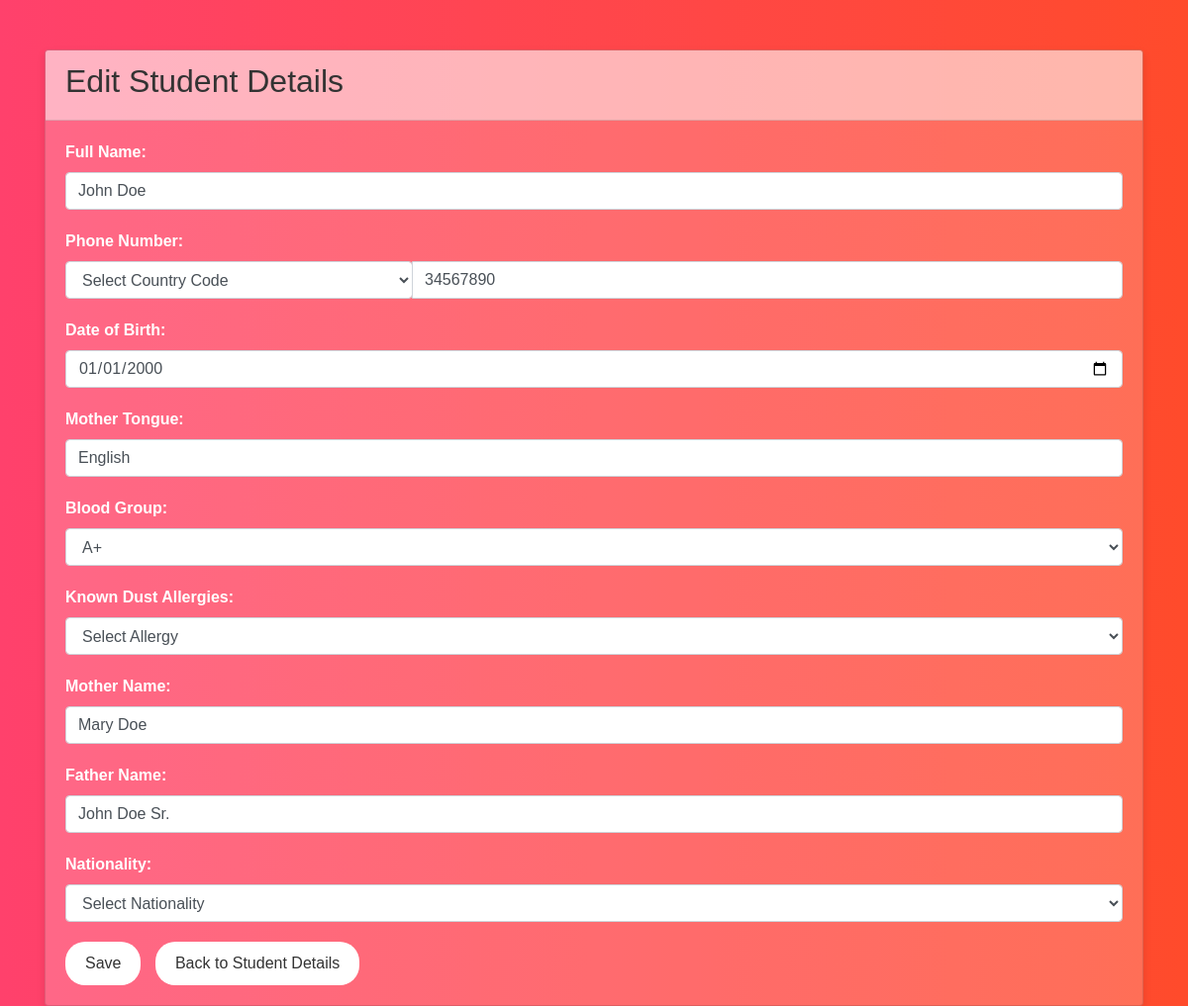
/edit_student.php?id=1 (signed in), run on the app's committed database.
### tables this page shows
CREATE TABLE `StudentRecords` (
  `student_id` int(11) NOT NULL,
  `full_name` varchar(100) NOT NULL,
  `phone_number` varchar(15) DEFAULT NULL,
  `dob` date DEFAULT NULL,
  `mother_tongue` varchar(50) DEFAULT NULL,
  `blood_group` varchar(5) DEFAULT NULL,
  `known_dust_allergies` varchar(100) DEFAULT NULL,
  `mother_name` varchar(100) DEFAULT NULL,
  `father_name` varchar(100) DEFAULT NULL,
  `nationality` varchar(50) DEFAULT NULL
);

### edit_student.php (the view, shortened to what this page needs)
<!DOCTYPE html>
<html lang="en">
<head>
    <link href="https://stackpath.bootstrapcdn.com/bootstrap/4.5.2/css/bootstrap.min.css" rel="stylesheet">
</head>
<body>
    <div class="container">
        <?php
        include 'db_connect.php';
        if (isset($_GET['id'])) {
            $student_id = $_GET['id'];
            $sql_student_details = "SELECT * FROM StudentRecords WHERE student_id = $student_id";
            $result_student_details = $connection->query($sql_student_details);
            if ($result_student_details->num_rows > 0) {
                $student_details = $result_student_details->fetch_assoc();
        ?>
        <div class="card">
            <div class="card-header">
                <h2>Edit Student Details</h2>
            </div>
            <div class="card-body">
                <form action="<?php echo htmlspecialchars($_SERVER["PHP_SELF"]); ?>" method="POST">
                    <div class="form-group">
                        <label for="full_name">Full Name:</label>
                        <input type="text" class="form-control" id="full_name" name="full_name" value="<?php echo $student_details['full_name']; ?>" required>
                    </div>
                    <div class="form-group">
                        <label for="phone_number">Phone Number:</label>
                        <div class="input-group">
                            <div class="input-group-prepend">
                                <select class="form-control" id="country_code" name="country_code" required>
                                    <option value="">Select Country Code</option>
                                </select>
                            </div>
                            <input type="tel" class="form-control" id="phone_number" name="phone_number" pattern="[0-9]{10}" placeholder="Enter Phone Number" value="<?php echo substr($student_details['phone_number'], 2); ?>" required>
                        </div>
                    </div>
                    <div class="form-group">
                        <label for="dob">Date of Birth:</label>
                        <input type="date" class="form-control" id="dob" name="dob" value="<?php echo $student_details['dob']; ?>" required>
                    </div>
                    <div class="form-group">
                        <label for="mother_tongue">Mother Tongue:</label>
                        <input type="text" class="form-control" id="mother_tongue" name="mother_tongue" value="<?php echo $student_details['mother_tongue']; ?>" required>
                    </div>
                    <div class="form-group">
                        <label for="blood_group">Blood Group:</label>
                        <select class="form-control" id="blood_group" name="blood_group" required>
                            <option value="A+" <?php if($student_details['blood_group'] == "A+") echo "selected"; ?>>A+</option>
                        </select>
                    </div>
                    <div class="form-group">
                        <label for="known_dust_allergies">Known Dust Allergies:</label>
                        <select class="form-control" id="known_dust_allergies" name="known_dust_allergies" required>
                            <option value="">Select Allergy</option>
                        </select>
                    </div>
                    <div class="form-group">
                        <label for="mother_name">Mother Name:</label>
                        <input type="text" class="form-control" id="mother_name" name="mother_name" value="<?php echo $student_details['mother_name']; ?>" required>
                    </div>
                    <div class="form-group">
                        <label for="father_name">Father Name:</label>
                        <input type="text" class="form-control" id="father_name" name="father_name" value="<?php echo $student_details['father_name']; ?>" required>
                    </div>
                    <div class="form-group">
                        <label for="nationality">Nationality:</label>
                        <select class="form-control" id="nationality" name="nationality" required>
                            <option value="">Select Nationality</option>
                        </select>
                    </div>
                    <button type="submit" class="btn btn-save">Save</button>
                    <a href="student_details.php?id=<?php echo $student_id; ?>" class="btn btn-back">Back to Student Details</a>
                </form>
            </div>
        </div>
        <?php } else {
            echo "<div class='alert alert-danger' role='alert'>Student not found.</div>";
        }
        } else {
            echo "<div class='alert alert-danger' role='alert'>Invalid request.</div>";
        }
        ?>
    </div>
</body>
</html>

### edit_student.php (style rules this page uses)
body { font-family: Arial, sans-serif; background: linear-gradient(to right, #FF416C, #FF4B2B); color: #fff; }
.container { margin-top: 50px; }
.card { background-color: rgba(255, 255, 255, 0.2); box-shadow: 0 4px 8px rgba(0, 0, 0, 0.1); transition: 0.3s; }
.card-header { background-color: rgba(255, 255, 255, 0.5); color: #333; font-weight: bold; }
.card-body { padding: 20px; }
.form-group { margin-bottom: 20px; }
label { font-weight: bold; }
.btn-save, .btn-back { background-color: #fff; color: #333; border: none; border-radius: 20px; padding: 10px 20px; margin-right: 10px; text-decoration: none; }

### data on the page
studentrecords: full_name "John Doe", phone_number "34567890", dob "01/01/2000", mother_tongue "English", blood_group "A+", mother_name "Mary Doe", father_name "John Doe Sr."
